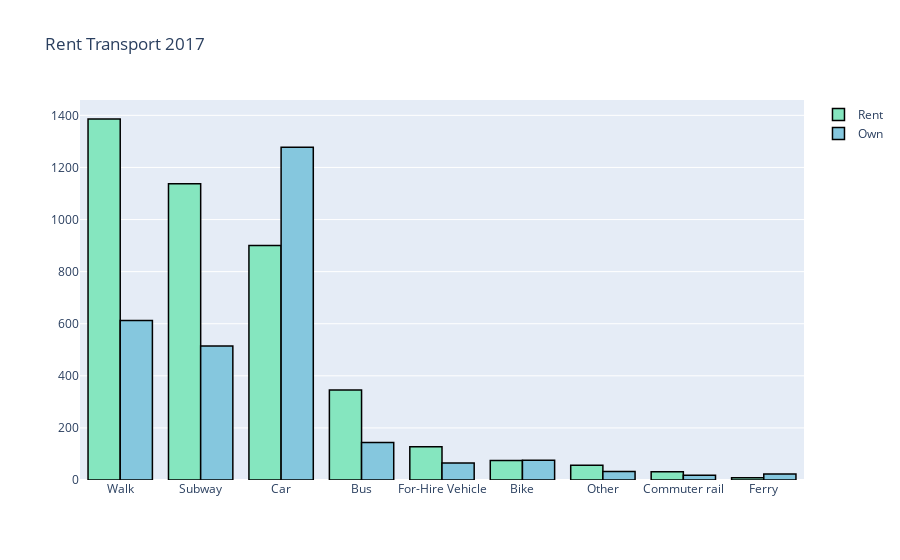

The notebook cell saved with this chart:
### Markdown cell above
#### House owners vs Rent

### Code cell
cnt_mode_17 = df2017_comb.loc[df2017_comb["rent"]=="Rent","trip_mode"].value_counts()
trace = go.Bar(
    x=cnt_mode_17.index,
    y=cnt_mode_17.values,
    name = "Rent",
    marker = dict(color = '#85e6bf',
                             line=dict(color='rgb(0,0,0)',width=1.5)),
)

cnt_mode_17 = df2017_comb.loc[df2017_comb["rent"]=="Own","trip_mode"].value_counts()
trace2 = go.Bar(
    x=cnt_mode_17.index,
    y=cnt_mode_17.values,
    name = "Own",
    marker = dict(color = '#85C7DE',
                             line=dict(color='rgb(0,0,0)',width=1.5)),
)



layout = go.Layout(
    title="Rent Transport 2017"
)
data = [trace, trace2]
fig = go.Figure(data=data, layout=layout)
py.iplot(fig)

### Figure 1 — Plotly figure (JSON) as saved in the notebook; plotly's stock layout.template omitted (floating-point values rounded to 4 significant figures)
{"data": [{"marker": {"color": "#85e6bf", "line": {"color": "rgb(0,0,0)", "width": 1.5}}, "name": "Rent", "type": "bar", "x": ["Walk", "Subway", "Car", "Bus", "For-Hire Vehicle", "Bike", "Other", "Commuter rail", "Ferry"], "y": [1386, 1137, 900, 346, 128, 75, 57, 32, 9]}, {"marker": {"color": "#85C7DE", "line": {"color": "rgb(0,0,0)", "width": 1.5}}, "name": "Own", "type": "bar", "x": ["Car", "Walk", "Subway", "Bus", "Bike", "For-Hire Vehicle", "Other", "Ferry", "Commuter rail"], "y": [1278, 612, 514, 144, 76, 65, 33, 23, 18]}], "layout": {"title": {"text": "Rent Transport 2017"}}}
